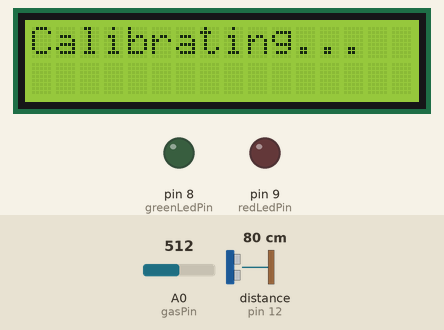
Simulated run of this sketch. Board: Arduino Uno, built with avr-gcc and run on an emulated ATmega328P. Parts: 16×2 character LCD, output pins drawn as LEDs (lit = HIGH). The test bench sets the inputs (shaded band); at power-on: A0 (gasPin) = 512, distance to the obstacle (sensor on pin 12) 80 cm. The echo pulse lasts 58.3 µs per cm; what the sketch prints to the serial monitor is not drawn.

Above: at 0.1 s.
At 3.8 s:
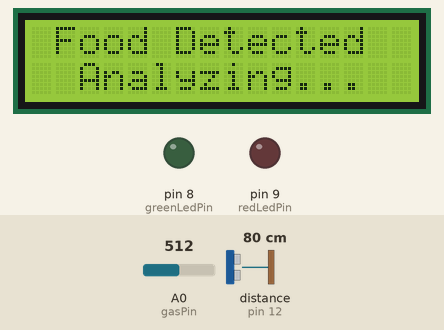
3.9 s: A0 (gasPin) set to 525
At 14.5 s:
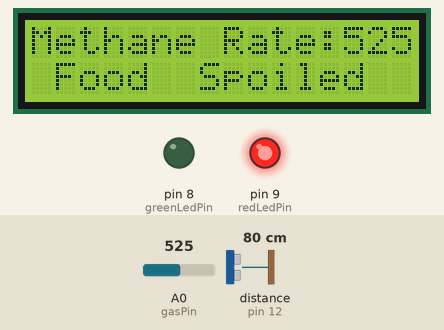
Timing chart, 0 to 16.0 s (numbered marks = the images above; inputs shaded):
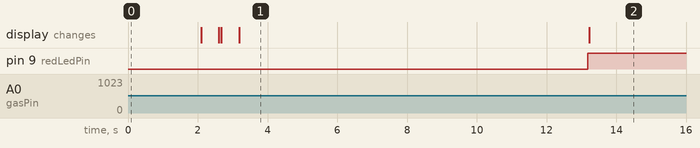

Measured:
- the behaviour switches between 516 and 517 on A0 (gasPin) (found by bisection; images 1 and 2)
- after the input at 3.9 s, pin 8 (greenLedPin): stays LOW (without the input it goes to HIGH after 9.3 s); pin 9 (redLedPin): LOW → HIGH after 9.3 s; the display: changes after 9.3 s (image 2)

The sketch:

source.ino
```cpp
// Circuit Connection
// Green led = digital 8
// Red led = digital 9
// buzzer = digital 10
// Gas = Analog0
// Ultrasonic triger = digital 11
// Ultrasonic eco = digital 12
// Connect all ground to ground
// Connect all 5v/Vin/Vcc to 5v

#include <NewPing.h>
#include <LiquidCrystal_I2C.h>
#define greenLedPin 8
#define redLedPin 9
#define triggerPin 11
#define echoPin 12
#define maxDistance 50
#define gasPin A0
NewPing sonar(triggerPin, echoPin, maxDistance);
LiquidCrystal_I2C lcd(0x27, 16, 2);
int smellReading = 0, distanceThreshold, gasThreshold;

void setup() {
  Serial.begin(9600);
  pinMode(redLedPin, OUTPUT);
  pinMode(greenLedPin, OUTPUT);
  pinMode(gasPin, INPUT);
  lcd.init();
  lcd.backlight();
  lcd.clear();
  lcd.setCursor(0, 0);
  lcd.print("Calibrating...");
  Serial.println("Calibrating...");
  delay(2000);
  distanceThreshold = (sonar.ping() / US_ROUNDTRIP_CM) - 2;
  gasThreshold = analogRead(gasPin) + 5;
  lcd.clear();
  lcd.print("Calibrated...");
  Serial.println("Calibrated...");
  delay(500);
  lcd.clear();
}

void loop() {
  delay(50);
  if ((sonar.ping() / US_ROUNDTRIP_CM) < distanceThreshold) {
    foodAnalyze();
  } else {
    noFood();
  }
}

void foodAnalyze() {
  lcd.clear();
  lcd.setCursor(0, 0);
  lcd.print(" Food Detected ");
  delay(500);
  lcd.setCursor(0, 1);
  lcd.print("  Analyzing... ");
  Serial.println("Food Detected, Analyzing...");
  delay(10000);
  smellReading = analogRead(gasPin);
  if (smellReading < gasThreshold) {
    goodFood();
    foodMonitor();
  } else {
    badFood();
    foodMonitor();
  }
}

void goodFood() {
  digitalWrite(greenLedPin, HIGH);
  digitalWrite(redLedPin, LOW);
  lcd.clear();
  lcd.setCursor(0, 0);
  lcd.print("Methane Rate:" + String(smellReading));
  lcd.setCursor(0, 1);
  lcd.print("  Food is Good  ");
  Serial.println("Methane Rate:" + String(smellReading) + ", Food is Good");
}

void badFood() {
  digitalWrite(greenLedPin, LOW);
  digitalWrite(redLedPin, HIGH);
  lcd.clear();
  lcd.setCursor(0, 0);
  lcd.print("Methane Rate:" + String(smellReading));
  lcd.setCursor(0, 1);
  lcd.print(" Food  Spoiled ");
  Serial.println("Methane Rate:" + String(smellReading) + ", Food is Spoiled");
}

void noFood() {
  digitalWrite(redLedPin, LOW);
  digitalWrite(greenLedPin, LOW);
  lcd.clear();
  lcd.setCursor(0, 0);
  lcd.print("   Box Empty   ");
  lcd.setCursor(0, 1);
  lcd.print("  Insert Food  ");
  Serial.println("Box Empty, Insert Food");
  delay(500);
  digitalWrite(greenLedPin, HIGH);
  delay(500);
}

void foodMonitor() {
  while ((sonar.ping() / US_ROUNDTRIP_CM) <= distanceThreshold) {
    delay(1000);
  }
  lcd.clear();
  lcd.setCursor(0, 0);
  lcd.print("  Food Removed  ");
  lcd.setCursor(0, 1);
  lcd.print(" Refreshing... ");
  Serial.println("Food Removed, Refreshing...");
  delay(5000);
}
```
